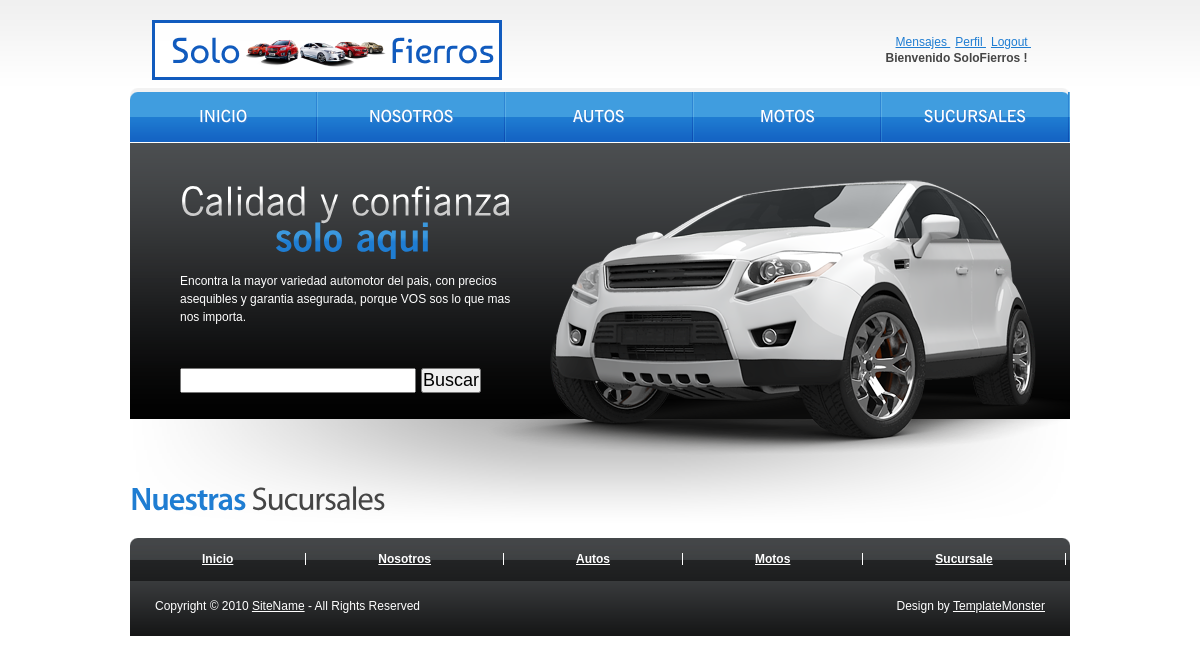
Page /sucursales/ (signed in) on the earlier database version.
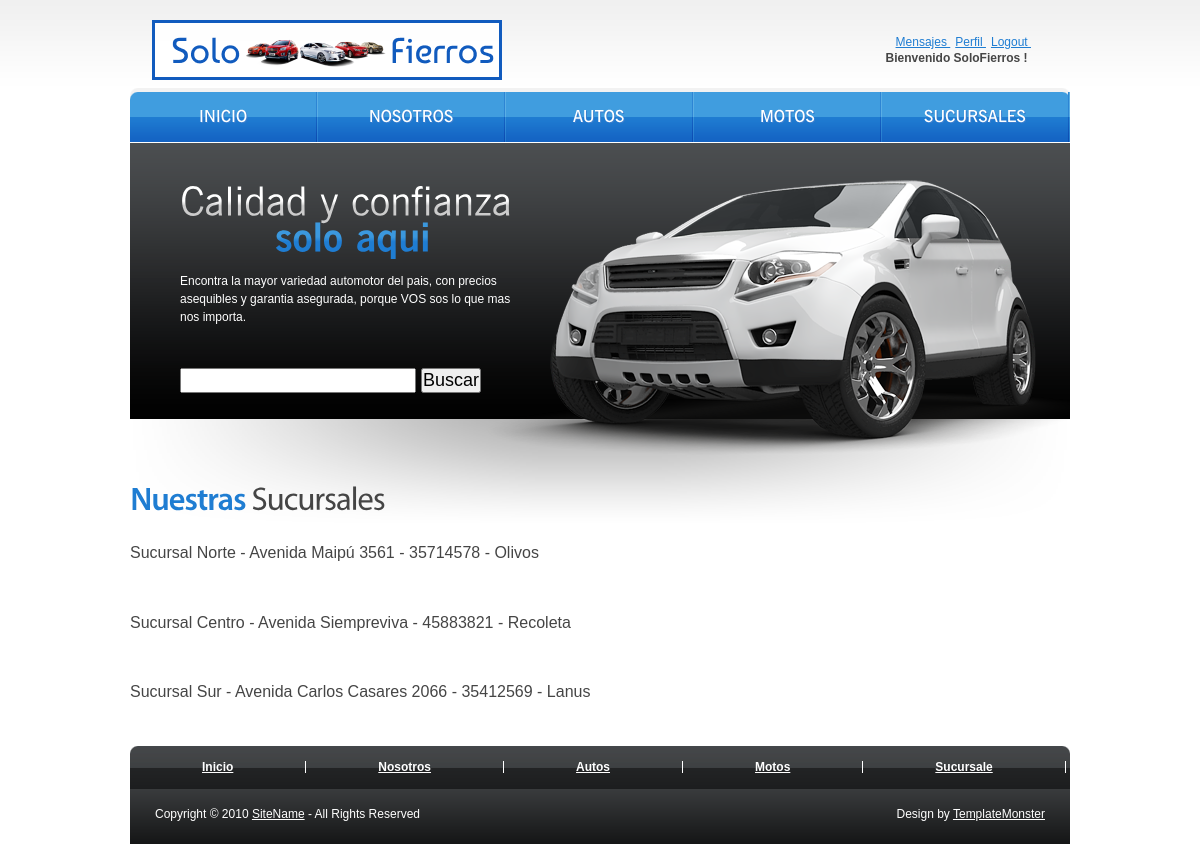
Same page on the later database version.
### MainApp/models.py (models this page shows, shortened)
class Sucursal(models.Model):
    nombre = models.CharField(max_length=50, null=True)
    direccion = models.CharField(max_length=100, null=True)
    telefono = models.IntegerField()
    localidad = models.CharField(max_length=50, null=True)

### MainApp/views.py (the view)
# urls.py: path("sucursales/", Sucursales.as_view(), name="sucursales"),
class Sucursales(LoginRequiredMixin, ListView):
    model = Sucursal
    template_name = "MainApp/sucursales.html"

### MainApp/templates/MainApp/sucursales.html (shortened to what this page needs)
{% extends "MainApp/index.html" %}
{% block contenido %}
<div class="indent">
    <div class="wrapper">
      <div class="col-1">
        <h3 style="margin: 35px 0;"><b>Nuestras</b> Sucursales</h3>
        <ul class="list">
            {% for sucursal in object_list %}
              <div >
                <p style="margin-bottom: 40px;" > Sucursal {{sucursal.nombre}} -  {{sucursal.direccion}} -  {{sucursal.telefono}} -  {{sucursal.localidad}}</p>
                </div>
            {% endfor %}
        </ul>
      </div>
    </div>
  </div>
{% endblock %}

### MainApp/templates/MainApp/index.html (shortened to what this page needs)
<!DOCTYPE html PUBLIC "-//W3C//DTD XHTML 1.0 Strict//EN" "http://www.w3.org/TR/xhtml1/DTD/xhtml1-strict.dtd">
<html xmlns="http://www.w3.org/1999/xhtml">
<head>
  {% load static %}
  <link href="{% static 'MainApp/css/style.css' %}" rel="stylesheet" type="text/css" />
</head>
<body id="page1">
  <div id="main">
    <div id="header" style="margin-bottom: 25px;">
      <div class="row-1">
        <div class="fleft"><a href="{% url 'inicio'%}"><img src="{% static 'MainApp/images/logo-page.png' %}" alt="" /></a></div>
        <div class="fright">
          <ul>
              {% if request.user.is_authenticated %}
            <li>
              <a class="btn btn-primary" href="{% url 'auth-messages' %}" style="margin: 0 5px 0 10px;"> Mensajes </a>
              <a class="btn btn-primary" href="{% url 'auth-editar'  %}"> Perfil </a>
              <a class="btn btn-primary" href="{% url 'auth-logout'  %}" style="margin: 0 5px;"> Logout </a>
              <h5 style="font-size: 12px;"> Bienvenido {{request.user.username}} !</h5>
              {% else %}
              <a class="btn btn-primary" href="{% url 'auth-login'  %}"> Login</a>
            </li>
              {% endif %}
          </ul>
        </div>
      </div>
      <div class="row-2">
        <div class="left">
          <ul>
            <li><a href="{% url 'inicio'  %}"><span>inicio</span></a></li>
            <li><a href="{% url 'nosotros' %}"><span>nosotros</span></a></li>
            <li><a href="{% url 'autos' %}"><span>autos</span></a></li>
            <li><a href="{% url 'motos' %}"><span>motos</span></a></li>
            <li><a href="{% url 'sucursales' %}"><span>sucursales</span></a></li>
          </ul>
        </div>
      </div>
      <div class="row-3">
        <div class="inside">
          <h2>Calidad y confianza<b>solo aqui</b></h2>
          <p>Encontra la mayor variedad automotor del pais, con precios asequibles y garantia asegurada, porque VOS sos lo que mas nos importa.</p>
          <form action="{% url 'buscar-resultados' %}" method="get">
            <p>
                <input type="text" name="vehiculo">
                <input type="submit" value="Buscar">
            </p>
        </form>
        </div>
      </div>
      <div class="extra"><img src="{% static 'MainApp/images/header-img.png' %}" alt=""></div>
    </div>
    {% block contenido %}{% endblock %}
    <div id="footer">
      <div class="footer-nav">
        <div class="left">
          <ul>
            <li><a href="{% url 'inicio'  %}">Inicio</a></li>
            <li><a href="{% url 'nosotros' %}">Nosotros</a></li>
            <li><a href="{% url 'autos' %}">Autos</a></li>
            <li><a href="{% url 'motos' %}">Motos</a></li>
            <li><a href="{% url 'sucursales' %}">Sucursale</a></li>
          </ul>
        </div>
      </div>
      <div class="footerlink">
        <p class="lf">Copyright &copy; 2010 <a href="#">SiteName</a> - All Rights Reserved</p>
        <p class="rf">Design by <a href="http://www.templatemonster.com/">TemplateMonster</a></p>
      </div>
    </div>
  </div>
</body>
</html>

### MainApp/static/MainApp/css/style.css (style rules this page uses)
* { margin:0; padding:0; }
html { min-width:940px; }
body { background:url(../images/tail-top.gif) repeat-x left top #fff; font-family:Tahoma, Arial, helvetica, sans-serif; font-size:100%; line-height:1em; color:#454545; min-width:940px; }
input, textarea, select { font-family:Tahoma, Arial, helvetica, sans-serif; font-size:1em; vertical-align:middle; font-weight:normal; }
p { margin:0; padding:0; }
img { border:0; vertical-align:top; text-align:left; }
ul, ol { list-style:none; }
#main { width:940px; margin:0 auto; }
#header, #content, #footer { font-size:0.75em; }
.col-1, .col-2, .col-3 { float:left; }
.fleft { float:left; }
.fright { float:right; }
.wrapper { width:100%; overflow:hidden; }
.list { margin-top:-14px; }
p { line-height:1.83em; margin-bottom:20px; }
a { color:#1f7dd2; outline:none; }
h2 { font-size:40px; line-height:1.2em; margin-bottom:10px; }
h2 b { display:block; padding-left:95px; margin-top:-12px; }
h3 { font-size:32px; line-height:1.2em; letter-spacing:-1px; margin-bottom:15px; }
h3 b, h4 b { color:#1f7dd2; }
#header { height:419px; position:relative; }
#header .row-1 { height:88px; }
#header .row-1 .fleft { padding:20px 0 0 22px; }
#header .row-1 .fright { padding:34px 34px 0 0; }
#header .row-1 .fright ul li { float:left; padding-left:23px; }
#header .row-2 { background:url(../images/nav-tail.gif) repeat-x left top; margin-bottom:-3px; position:relative; }
#header .row-2 .left { background:url(../images/nav-left.gif) no-repeat left top; }
#header .row-2 ul { height:58px; width:100%; overflow:hidden; background:url(../images/nav-right.gif) no-repeat right top; }
#header .row-2 ul li { float:left; text-transform:uppercase; font-size:16px; line-height:1.2em; background:url(../images/divider.gif) no-repeat right 4px; padding:4px 2px 0 0; }
#header .row-2 ul li a { text-decoration:none; color:#fff; width:186px; text-align:center; display:block; padding:14px 0 0 0; cursor:pointer; background:url(../images/spacer.gif); }
#header .row-2 ul li a span { display:block; height:40px; }
#header .row-3 { height:276px; overflow:hidden; background:url(../images/header-tail.gif) repeat-x left top; }
#header .row-3 .inside { padding:35px 0 0 50px; width:350px; position:relative; z-index:2; }
#header .row-3 .inside p { color:#fff; line-height:1.5em; }
#header .extra { position:absolute; left:0; top:142px; }
#footer .footer-nav { background:url(../images/footer-nav-tail.gif) repeat-x left top; }
#footer .footer-nav .left { background:url(../images/footer-nav-left.gif) no-repeat left top; }
#footer .footer-nav ul { width:100%; overflow:hidden; padding:15px 0 16px 0; background:url(../images/footer-nav-right.gif) no-repeat right top; }
#footer .footer-nav ul li { float:left; font-family:Arial, Helvetica, sans-serif; font-weight:bold; line-height:1em; border-right:1px solid #fff; padding:0 72px; }
#footer .footer-nav ul li a { color:#fff; }
#footer .footerlink { background:url(../images/footer-tail.gif) repeat-x left top #000; color:#fff; line-height:1.67em; padding:18px 25px 23px 25px; }
.footerlink p { margin:0; padding:0; line-height:normal; white-space:nowrap; text-indent:inherit; color:#fff; }
.footerlink a { color:#fff; font-weight:normal; margin:0; padding:0; border:none; text-decoration:underline; background-color:transparent; }
.footerlink .lf { float:left; }
.footerlink .rf { float:right; }
a { outline:none; }
form { font-size: 18px; margin: 40px 0; display: block; }

Differences in the rows shown:
added Sucursal: nombre "Norte", direccion "Avenida Maipú 3561", telefono "35714578", localidad "Olivos"
added Sucursal: nombre "Centro", direccion "Avenida Siempreviva", telefono "45883821", localidad "Recoleta"
added Sucursal: nombre "Sur", direccion "Avenida Carlos Casares 2066", telefono "35412569", localidad "Lanus"
